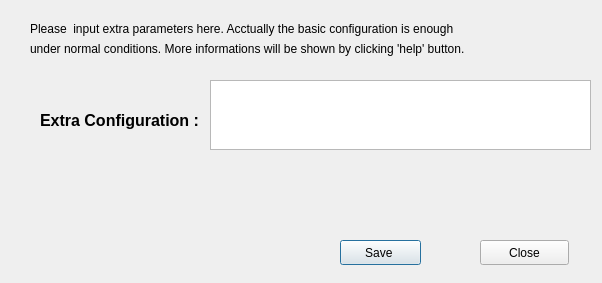
<?xml version="1.0" encoding="UTF-8"?>
<ui version="4.0">
 <class>Dialog_extraConfig</class>
 <widget class="QDialog" name="Dialog_extraConfig">
  <property name="geometry">
   <rect>
    <x>0</x>
    <y>0</y>
    <width>602</width>
    <height>283</height>
   </rect>
  </property>
  <property name="windowTitle">
   <string>Dialog</string>
  </property>
  <widget class="QLabel" name="label">
   <property name="geometry">
    <rect>
     <x>30</x>
     <y>20</y>
     <width>551</width>
     <height>17</height>
    </rect>
   </property>
   <property name="text">
    <string>Please  input extra parameters here. Acctually the basic configuration is enough</string>
   </property>
  </widget>
  <widget class="QLabel" name="label_2">
   <property name="geometry">
    <rect>
     <x>30</x>
     <y>40</y>
     <width>571</width>
     <height>17</height>
    </rect>
   </property>
   <property name="text">
    <string>under normal conditions. More informations will be shown by clicking 'help' button.</string>
   </property>
  </widget>
  <widget class="QLabel" name="label_3">
   <property name="geometry">
    <rect>
     <x>40</x>
     <y>110</y>
     <width>161</width>
     <height>20</height>
    </rect>
   </property>
   <property name="font">
    <font>
     <pointsize>12</pointsize>
     <weight>75</weight>
     <bold>true</bold>
    </font>
   </property>
   <property name="text">
    <string>Extra Configuration :</string>
   </property>
  </widget>
  <widget class="QTextEdit" name="ExtraConfig_content">
   <property name="geometry">
    <rect>
     <x>210</x>
     <y>80</y>
     <width>381</width>
     <height>70</height>
    </rect>
   </property>
  </widget>
  <widget class="QPushButton" name="Save">
   <property name="geometry">
    <rect>
     <x>340</x>
     <y>240</y>
     <width>81</width>
     <height>25</height>
    </rect>
   </property>
   <property name="text">
    <string>Save </string>
   </property>
  </widget>
  <widget class="QPushButton" name="Close">
   <property name="geometry">
    <rect>
     <x>480</x>
     <y>240</y>
     <width>89</width>
     <height>25</height>
    </rect>
   </property>
   <property name="text">
    <string>Close</string>
   </property>
  </widget>
 </widget>
 <resources/>
 <connections/>
</ui>
